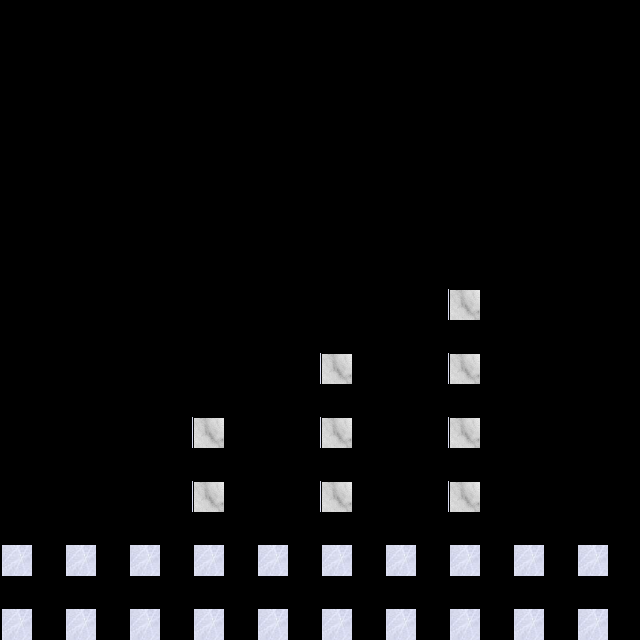

The image is a tile-based game level rendered from a .tmx file. Its description and source (layers, tilesets, objects; grid data summarised) follow:
An orthogonal 10x10 tile map with 64x64 px tiles, 1 tile layer (Tile Layer 1) and 5 objects (player).

<map version="1.10" tiledversion="1.10.2" orientation="orthogonal" renderorder="right-down" width="10" height="10" tilewidth="64" tileheight="64" infinite="0" nextlayerid="3" nextobjectid="18">
 <tileset firstgid="1" source="tiles.tsx" />
 <layer id="1" name="Tile Layer 1" width="10" height="10">
  <data>[100 cells, 29 non-empty, 2 distinct tile ids]</data>
 </layer>
 <objectgroup id="2" name="objects">
  <object id="4" x="192" y="512">
   <polygon points="0,0 0,-128 64,-128 64,0" />
  </object>
  <object id="5" x="320" y="320">
   <polygon points="0,0 0,192 64,192 64,0" />
  </object>
  <object id="6" x="448" y="256">
   <polygon points="0,0 0,256 64,256 64,0" />
  </object>
  <object id="7" x="0" y="512">
   <polygon points="0,0 0,128 640,128 640,0" />
  </object>
  <object id="15" name="player" x="64" y="384" width="64" height="64" />
 </objectgroup>
</map>